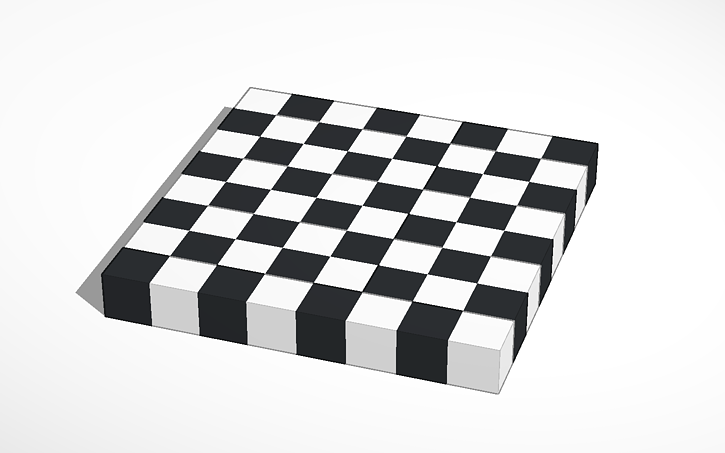
#> input picture vis_comp_1/Clase4/chessboard2.png, 725 x 453 px
$ jupyter execute '01. Esquinas.ipynb'   (shell and % lines are left out)
#> lines starting #> are read from the running program, lines starting #| are printed output that depends on the picture; after the words box and inside, x2 and y2 are one past the last pixel; in counts of white or black regions, pixels touching at a corner belong together
## Esquinas
Harris - Shi/Tomassi

[cell 1]
#Si queremos que las imágenes sean mostradas en una ventana emergente quitar el inline
# %matplotlib inline

# OpenCV-Python utiliza NumPy para el manejo de imágenes
import numpy as np
# cv2 es el módulo python para acceder a OpenCV
import cv2 as cv
# Usamos las poderosas herramientas de graficación de matplotlib para mostrar imágenes, perfiles, histogramas, etc
import matplotlib.pyplot as plt

[cell 2]
# Cargamos la imagen a procesar
img = cv.imread('chessboard2.png')
#> img is the input picture: shape (453, 725, 3); mean B, G, R 216.5, 216.1, 215.7
#img = cv.imread('bloques.png')

# La transformamos en escala de grises
gray = cv.cvtColor(img,cv.COLOR_BGR2GRAY)
gray = np.float32(gray)

#### Harris

[cell 3]
# Detector de esquinas de Harris (imagen, bloque, apertura del filtro de Sobel, k)
dst = cv.cornerHarris(gray,2,3,0.06)
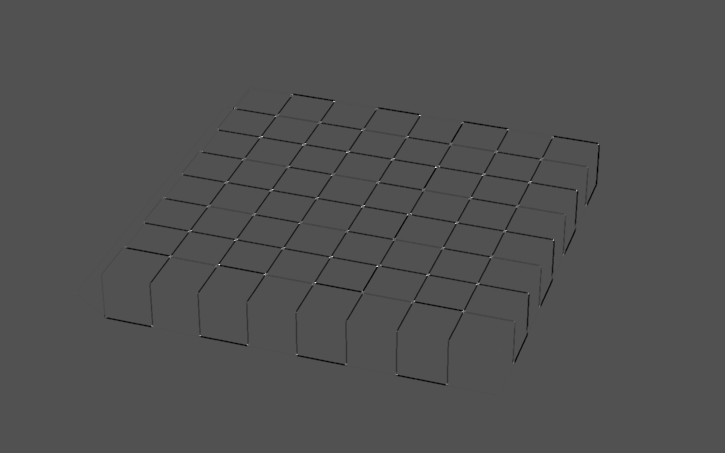
#> dst: shape (453, 725) float32; min -165660336, max 349540800, mean -1836076.4; drawn with min black and max white

# El resultado se dilata para marcar las esquinas (solo para mostrar)
dst = cv.dilate(dst,None)
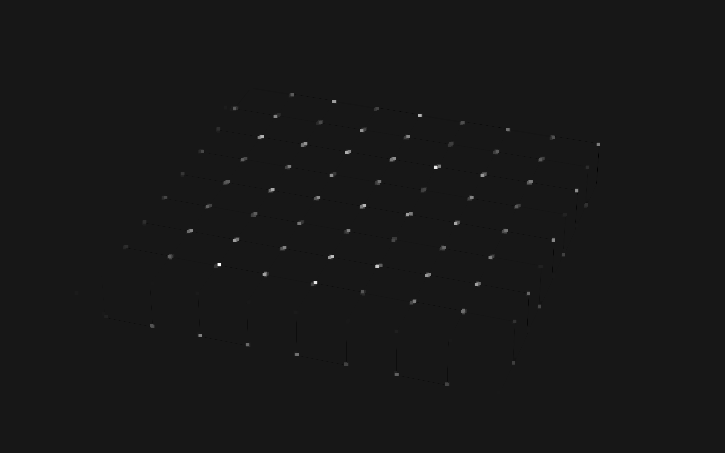
#> dst: shape (453, 725) float32; min -35847932, max 349540800, mean 494144.6; drawn with min black and max white

# El umbral óptimo dependerá de la imagen
img_out=img.copy()
img_out[dst > 0.1 * dst.max()]=[0,0,255]
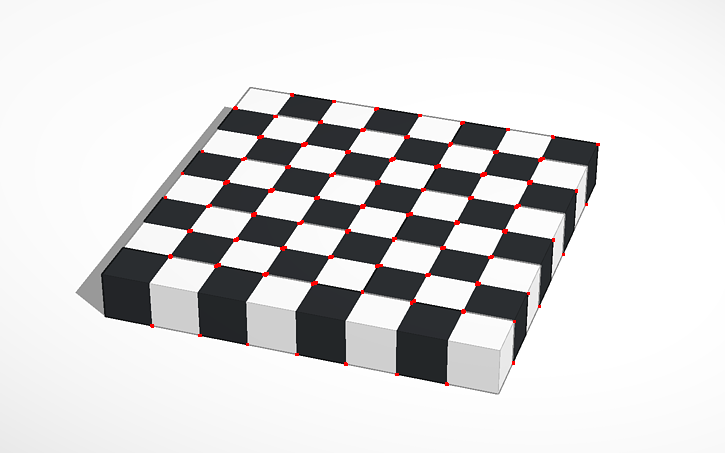
#> img_out: shape (453, 725, 3); 0.46% of pixels changed, all inside (x1, y1, x2, y2) = (150, 93, 600, 386)

# Muestro la imagen y la salida del detector
cv.namedWindow("Harris",0)
cv.imshow('Harris',img_out)

plt.imshow(dst,cmap='binary')
plt.show()

[cell 4]
# Agregamos subpixel

# Encontrar esquinas de Hough
gray = np.float32(gray)
dst = cv.cornerHarris(gray,2,3,0.04)
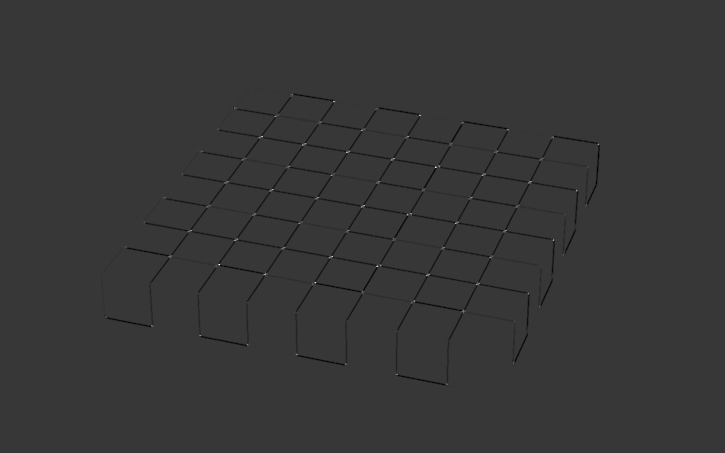
#> dst: shape (453, 725) float32; min -108488072, max 387863360, mean -1103105.5; drawn with min black and max white
dst = cv.dilate(dst,None)
ret, dst = cv.threshold(dst,0.01*dst.max(),255,0)
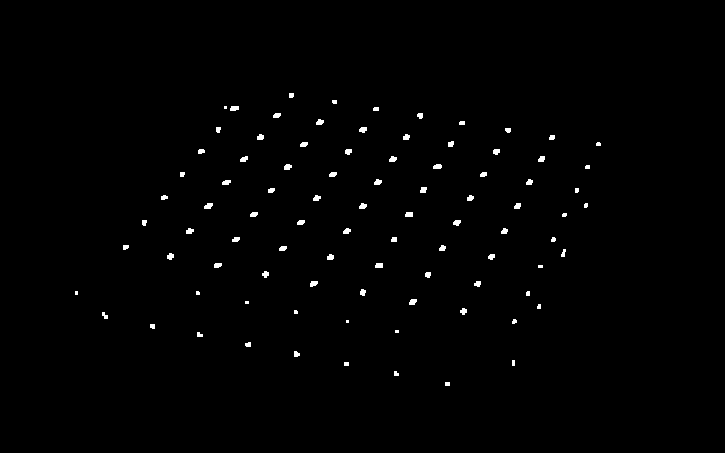
#> dst: shape (453, 725) float32; 0.79% white; 90 white regions (17 under 20 px), largest, box (x1, y1, x2, y2) and area: (204, 203, 213, 209) 42, (230, 106, 239, 111) 40, (284, 164, 292, 170) 39
#> ret = 3878633.6
dst = np.uint8(dst)

# Encontrar Centroides
ret, labels, stats, centroids = cv.connectedComponentsWithStats(dst)
#> labels: shape (453, 725) int32; 91 distinct labels, from 0 to 90
#> ret = 91; stats = 91 rows, first 6: [0, 0, 725, 453, 325832], [289, 93, 5, 5, 24], [332, 100, 5, 4, 19], [224, 106, 3, 3, 9], [230, 106, 9, 5, 40], [373, 107, 6, 4, 23]; centroids = 91 pairs, first value 76 to 598, second value 94.92 to 383.5

# definir el criterio para detención y refinación de esquinas
criteria = (cv.TERM_CRITERIA_EPS + cv.TERM_CRITERIA_MAX_ITER, 100, 0.001)
corners = cv.cornerSubPix(gray,np.float32(centroids),(5,5),(-1,-1),criteria)
#> corners = 91 pairs, first value 74.84 to 597.8, second value 93.28 to 384.2

# Dibujar esquinas
res = np.hstack((centroids,corners))
#> res = 91 rows, first 6: [362, 226.1, 362, 226.1], [290.9, 94.92, 291.6, 93.28], [334.1, 101.4, 334.2, 100.3], [225, 107, 225, 107], [234, 107.9, 233.4, 107.2], [375.6, 108.6, 376.7, 107]
res = np.int0(res)
#> res = 91 rows, first 6: [362, 226, 362, 226], [290, 94, 291, 93], [334, 101, 334, 100], [225, 107, 225, 107], [233, 107, 233, 107], [375, 108, 376, 106]
img[res[:,1],res[:,0]]=[0,0,255]
#> img: shape (453, 725, 3); 0.03% of pixels changed, all inside (x1, y1, x2, y2) = (76, 94, 599, 384)
img[res[:,3],res[:,2]] = [0,255,0]
#> img: shape (453, 725, 3); mean B, G, R 216.5, 216.1, 215.7
plt.imshow(img)
#cv.imwrite('subpixel5.png',img)

#### Shi - Tomassi

[cell 5]
img_out=img.copy()

# Detector de esquinas de Shi-Tomassi (imagen, Nmax, calidad, distancia mínima)
#corners = cv.goodFeaturesToTrack(gray,10,0.01,20)
corners = cv.goodFeaturesToTrack(gray,98,0.01,5)
#> corners = 98 rows, first 8: [406, 214], [435, 166], [376, 265], [484, 173], [219, 263], [328, 257], [362, 205], [304, 143]
corners = np.int0(corners)
for i in corners:
    x,y = i.ravel()
    cv.circle(img_out,(x,y),3,255,-1)
#> this loop made 98 passes
#> (x, y) on passes 1 to 12: (406, 214), (435, 166), (376, 265), (484, 173), (219, 263), (328, 257), (362, 205), (304, 143), (427, 274), (347, 151), (529, 181), (392, 158)
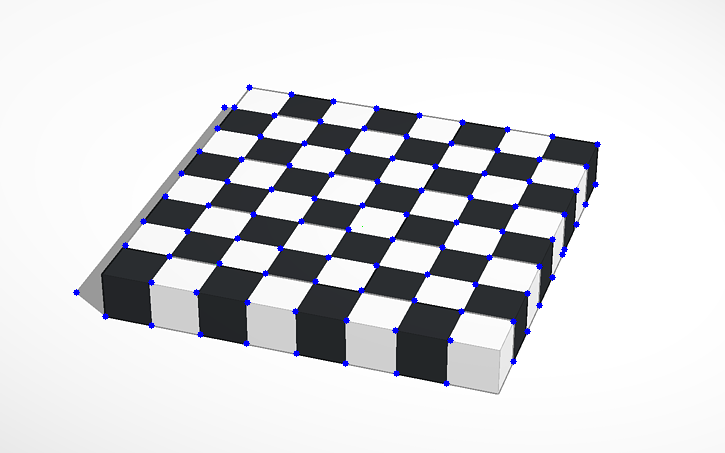
#> img_out: shape (453, 725, 3); mean B, G, R 217.5, 214.8, 214.4

img_out = cv.cvtColor(img_out,cv.COLOR_BGR2RGB)
plt.imshow(img_out,cmap='gray'),plt.show()
